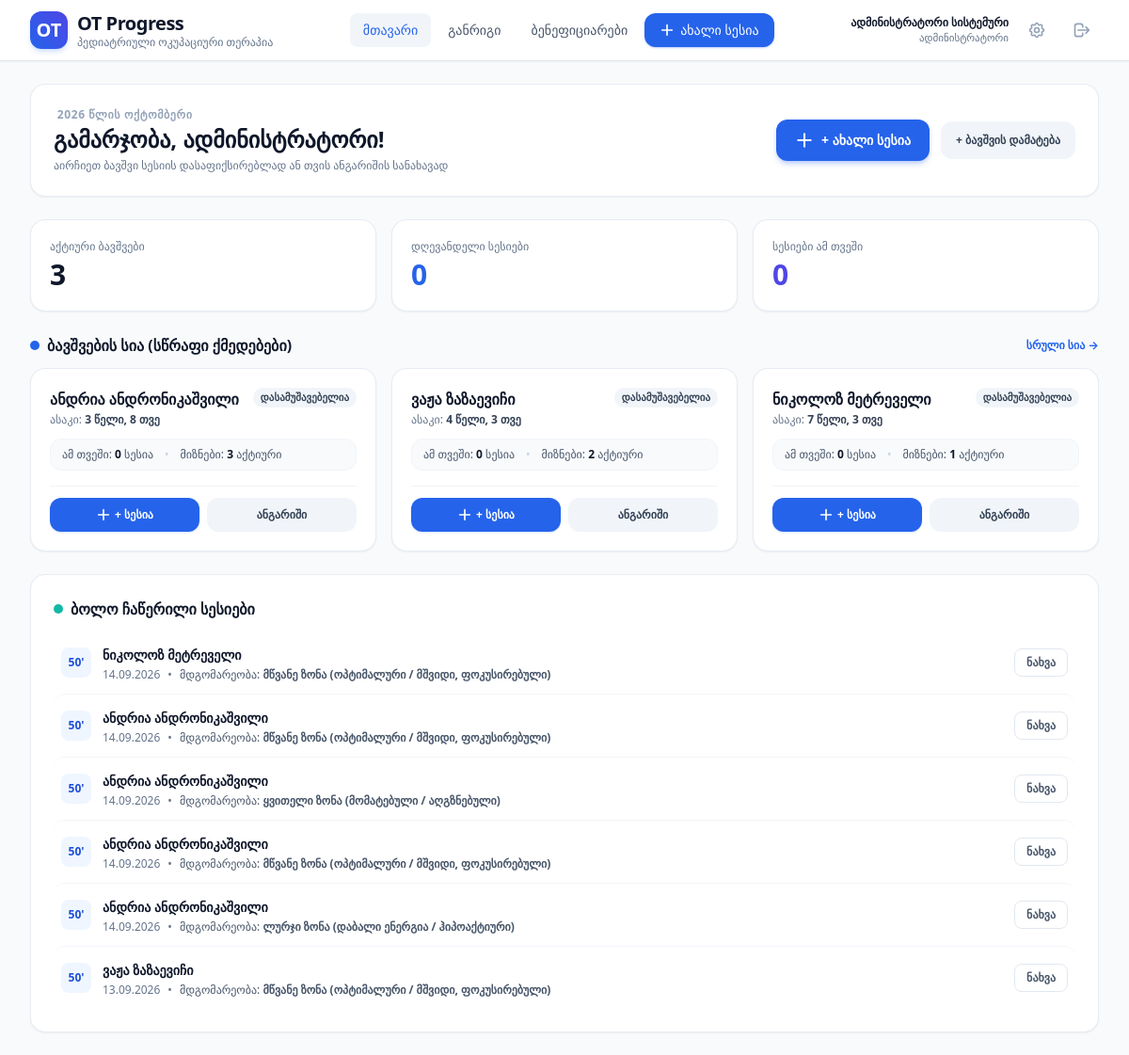
Before: / (signed in) with the older database file.
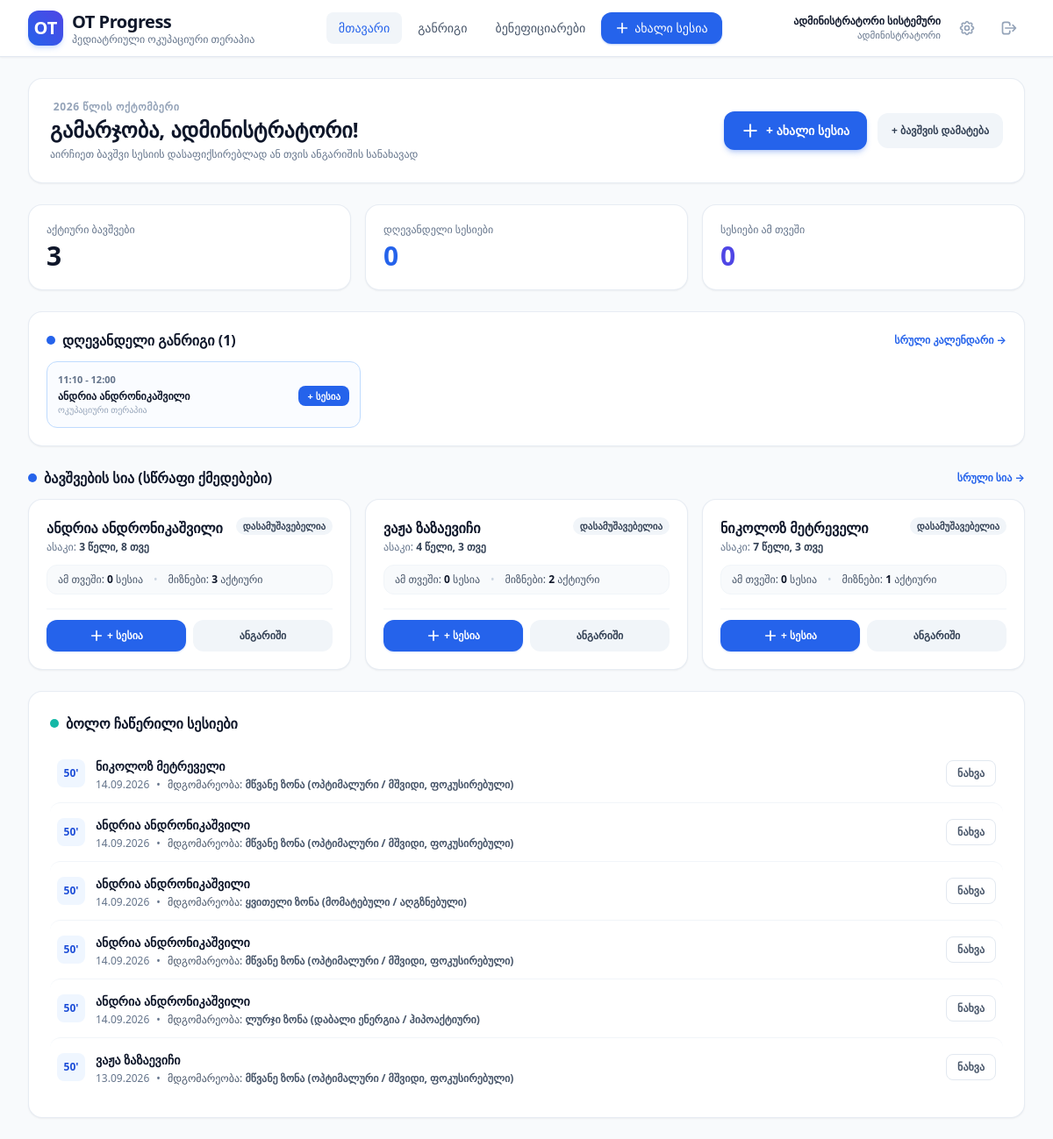
After: the same page with the newer database file.
### core/models.py (models this page shows, shortened)
class Beneficiary(models.Model):
    first_name = models.CharField(max_length=100, verbose_name="სახელი")
    last_name = models.CharField(max_length=100, verbose_name="გვარი")
    date_of_birth = models.DateField(verbose_name="დაბადების თარიღი")
    start_date = models.DateField(default=timezone.now, verbose_name="თერაპიის დაწყების თარიღი")
    therapist = models.ForeignKey(
        TherapistProfile,
        on_delete=models.SET_NULL,
        null=True,
        blank=True,
        related_name="beneficiaries",
        verbose_name="თერაპევტი"
    )
    session_duration_minutes = models.PositiveIntegerField(default=50, verbose_name="სესიის ხანგრძლივობა (წთ)")
    weekly_sessions_planned = models.PositiveIntegerField(default=2, verbose_name="კვირაში დაგეგმილი სესიები")
    notes = models.TextField(blank=True, verbose_name="დამატებითი მოკლე ინფორმაცია")
    is_active = models.BooleanField(default=True, verbose_name="აქტიურია")
    created_at = models.DateTimeField(auto_now_add=True, verbose_name="შექმნის დრო")
    class Meta:
        verbose_name = "ბენეფიციარი"
        verbose_name_plural = "ბენეფიციარები"
        ordering = ["first_name", "last_name"]
    @property
    def full_name(self):
        return f"{self.first_name} {self.last_name}"
    @property
    def age_display(self):
        today = date.today()
        if not self.date_of_birth:
            return ""
        years = today.year - self.date_of_birth.year
        months = today.month - self.date_of_birth.month
        if today.day < self.date_of_birth.day:
            months -= 1
        if months < 0:
            years -= 1
            months += 12
        if years <= 0:
            return f"{months} თვე"
        return f"{years} წელი, {months} თვე" if months > 0 else f"{years} წელი"

class Session(models.Model):
    ALERT_ZONE_CHOICES = [
        ("blue", "ლურჯი ზონა (დაბალი ენერგია / ჰიპოაქტიური)"),
        ("green", "მწვანე ზონა (ოპტიმალური / მშვიდი, ფოკუსირებული)"),
        ("yellow", "ყვითელი ზონა (მომატებული / აღგზნებული)"),
        ("red", "წითელი ზონა (კრიზისი / დისტრესი)"),
    ]
    INITIAL_STATE_CHOICES = ALERT_ZONE_CHOICES
    FINAL_STATE_CHOICES = ALERT_ZONE_CHOICES
    beneficiary = models.ForeignKey(
        Beneficiary,
        on_delete=models.CASCADE,
        related_name="sessions",
        verbose_name="ბენეფიციარი"
    )
    therapist = models.ForeignKey(
        TherapistProfile,
        on_delete=models.SET_NULL,
        null=True,
        blank=True,
        related_name="sessions",
        verbose_name="თერაპევტი"
    )
    date = models.DateField(default=timezone.now, verbose_name="სესიის თარიღი")
    duration_minutes = models.PositiveIntegerField(default=50, verbose_name="ხანგრძლივობა (წთ)")
    initial_state = models.CharField(
        max_length=30,
        choices=INITIAL_STATE_CHOICES,
        default="green",
        verbose_name="საწყისი რეგულაციის ზონა"
    )
    final_state = models.CharField(
        max_length=30,
        choices=FINAL_STATE_CHOICES,
        default="green",
        verbose_name="საბოლოო რეგულაციის ზონა"
    )
    challenges = models.JSONField(default=list, blank=True, verbose_name="სესიის გამოწვევები (ჩეკბოქსები)")
    goals = models.ManyToManyField(
        Goal,
        through="SessionGoal",
        blank=True,
        related_name="sessions",
        verbose_name="სესიის მიზნები"
    )
    functional_outcomes = models.ManyToManyField(
        FunctionalOutcome,
        blank=True,
        related_name="sessions",
        verbose_name="ფუნქციური შედეგები"
    )
    notes = models.TextField(blank=True, verbose_name="მოკლე პროფესიული ჩანაწერი")
    created_at = models.DateTimeField(auto_now_add=True, verbose_name="შექმნის დრო")
    updated_at = models.DateTimeField(auto_now=True, verbose_name="განახლების დრო")
    class Meta:
        verbose_name = "სესია"
        verbose_name_plural = "სესიები"
        ordering = ["-date", "-created_at"]

class ScheduleSlot(models.Model):
    STATUS_CHOICES = [
        ("scheduled", "დაგეგმილი"),
        ("completed", "ჩატარდა"),
        ("missed", "გაცდენა"),
    ]
    THERAPY_TYPES = [
        ("ოკუპაციური თერაპია", "ოკუპაციური თერაპია"),
        ("სენსორული ინტეგრაცია", "სენსორული ინტეგრაცია"),
        ("კვების თერაპია", "კვების თერაპია"),
        ("მოტორული უნარები", "მოტორული უნარები"),
        ("პირველადი შეფასება", "პირველადი შეფასება"),
    ]
    therapist = models.ForeignKey(
        TherapistProfile,
        on_delete=models.CASCADE,
        related_name="schedule_slots",
        verbose_name="თერაპევტი"
    )
    beneficiary = models.ForeignKey(
        Beneficiary,
        on_delete=models.CASCADE,
        related_name="schedule_slots",
        verbose_name="ბენეფიციარი"
    )
    date = models.DateField(default=timezone.now, verbose_name="თარიღი")
    start_time = models.TimeField(verbose_name="დაწყების დრო")
    duration_minutes = models.PositiveIntegerField(default=50, verbose_name="ხანგრძლივობა (წთ)")
    end_time = models.TimeField(null=True, blank=True, verbose_name="დასრულების დრო")
    therapy_type = models.CharField(max_length=100, default="ოკუპაციური თერაპია", verbose_name="თერაპია")
    status = models.CharField(max_length=20, choices=STATUS_CHOICES, default="scheduled", verbose_name="სტატუსი")
    notes = models.CharField(max_length=255, blank=True, verbose_name="შენიშვნა")
    session = models.ForeignKey(
        "Session",
        on_delete=models.SET_NULL,
        null=True,
        blank=True,
        related_name="schedule_slots",
        verbose_name="მიბმული სესია"
    )
    series_id = models.UUIDField(null=True, blank=True, db_index=True, verbose_name="სერიის ID")
    created_at = models.DateTimeField(auto_now_add=True, verbose_name="შექმნის დრო")
    class Meta:
        verbose_name = "განრიგის ვიზიტი"
        verbose_name_plural = "განრიგის ვიზიტები"
        ordering = ["date", "start_time"]
    @property
    def time_range_display(self):
        s = self.start_time.strftime("%H:%M")
        e = self.end_time.strftime("%H:%M") if self.end_time else ""
        return f"{s} - {e}" if e else s

### core/views.py (the view)
# urls.py: path("", views.dashboard_view, name="dashboard"),
@login_required
def dashboard_view(request):
    user = request.user
    beneficiaries = get_user_beneficiaries(user).filter(is_active=True)
    today = date.today()
    current_year = today.year
    current_month = today.month
    sessions_qs = Session.objects.filter(beneficiary__in=beneficiaries)
    today_sessions = sessions_qs.filter(date=today)
    month_sessions_count = sessions_qs.filter(date__year=current_year, date__month=current_month).count()
    beneficiary_cards = []
    for b in beneficiaries:
        b_sessions_count = b.sessions.filter(date__year=current_year, date__month=current_month).count()
        active_goals_count = b.goals.filter(status="active").count()
        has_finalized_report = b.monthly_reports.filter(year=current_year, month=current_month, is_finalized=True).exists()
        has_draft_report = b.monthly_reports.filter(year=current_year, month=current_month, is_finalized=False).exists()
        if has_finalized_report:
            rep_status = "მზად არის"
            rep_badge_class = "bg-emerald-100 text-emerald-800"
        elif has_draft_report:
            rep_status = "სამუშაო ვერსია"
            rep_badge_class = "bg-amber-100 text-amber-800"
        else:
            rep_status = "დასამუშავებელია"
            rep_badge_class = "bg-slate-100 text-slate-700"
        beneficiary_cards.append({
            "beneficiary": b,
            "month_sessions": b_sessions_count,
            "active_goals": active_goals_count,
            "report_status": rep_status,
            "rep_badge_class": rep_badge_class
        })
    recent_sessions = sessions_qs.order_by("-date", "-created_at")[:6]
    profile, _ = TherapistProfile.objects.get_or_create(user=user)
    if user.is_superuser or user.is_staff or profile.is_admin_role:
        today_slots = ScheduleSlot.objects.filter(date=today).select_related("beneficiary").order_by("start_time")
    else:
        today_slots = ScheduleSlot.objects.filter(
            Q(therapist=profile) | Q(therapist__isnull=True),
            date=today
        ).select_related("beneficiary").order_by("start_time")
    context = {
        "beneficiary_cards": beneficiary_cards,
        "beneficiaries_total": beneficiaries.count(),
        "today_sessions_count": today_sessions.count(),
        "today_sessions": today_sessions,
        "today_slots": today_slots,
        "month_sessions_count": month_sessions_count,
        "recent_sessions": recent_sessions,
        "current_month_name": MonthlyReport.MONTH_NAMES.get(current_month, str(current_month)),
        "current_year": current_year,
    }
    return render(request, "core/dashboard.html", context)

### core/views.py (called while the page is built)
def get_user_beneficiaries(user):
    if not user.is_authenticated:
        return Beneficiary.objects.none()
    if user.is_superuser or user.is_staff:
        return Beneficiary.objects.all()
    profile, _ = TherapistProfile.objects.get_or_create(user=user)
    if profile.is_admin_role:
        return Beneficiary.objects.all()
    return Beneficiary.objects.filter(Q(therapist=profile) | Q(therapist__isnull=True))

### templates/core/dashboard.html (shortened to what the changed rows need)
{% extends "base.html" %}
{% block content %}
<div class="space-y-6 max-w-6xl mx-auto"> <div class="flex flex-col sm:flex-row sm:items-center justify-between gap-4 bg-white rounded-2xl p-5 sm:p-6 border border-slate-200/80 shadow-sm"> <div>  <h1 class="text-xl sm:text-2xl font-black text-slate-900 mt-0.5"> გამარჯობა, {{ user.first_name|default:user.username }}!
            </h1>  </div> </div> {% if today_slots %}
    <div class="bg-white rounded-2xl p-5 border border-slate-200/80 shadow-sm space-y-3">
        <div class="flex items-center justify-between">
            <h2 class="text-base font-bold text-slate-900 flex items-center">
                <span class="w-2.5 h-2.5 rounded-full bg-blue-600 mr-2"></span> დღევანდელი განრიგი ({{ today_slots|length }})
            </h2>
            <a href="{% url 'schedule' %}" class="text-xs font-bold text-blue-600 hover:text-blue-800">
                სრული კალენდარი →
            </a>
        </div>
        <div class="grid grid-cols-1 sm:grid-cols-2 md:grid-cols-3 gap-2.5">
            {% for slot in today_slots %}
            <div class="p-3 rounded-xl border {% if slot.status == 'completed' %}border-emerald-200 bg-emerald-50/40{% elif slot.status == 'missed' %}border-rose-200 bg-rose-50/40{% else %}border-blue-200 bg-blue-50/30{% endif %} flex items-center justify-between">
                <div>
                    <div class="text-[11px] font-bold text-slate-500">{{ slot.time_range_display }}</div>
                    <div class="text-xs font-bold text-slate-900 mt-0.5">{{ slot.beneficiary.full_name }}</div>
                    <div class="text-[10px] text-slate-400">{{ slot.therapy_type }}</div>
                </div>
                <div>
                    {% if slot.status == 'completed' %}
                        <span class="text-[10px] font-bold px-2 py-0.5 rounded bg-emerald-100 text-emerald-800">ჩატარდა</span>
                    {% elif slot.status == 'missed' %}
                        <span class="text-[10px] font-bold px-2 py-0.5 rounded bg-rose-100 text-rose-800">გაცდენა</span>
                    {% else %}
                        <a href="{% url 'session_create' %}?beneficiary_id={{ slot.beneficiary.id }}&slot_id={{ slot.id }}" class="text-[11px] font-bold px-2.5 py-1 rounded-lg bg-blue-600 text-white hover:bg-blue-700 transition shadow-xs">
                            + სესია
                        </a>
                    {% endif %}
                </div>
            </div>
            {% endfor %}
        </div>
    </div>
    {% endif %}
     <div class="space-y-3"> <div class="flex items-center justify-between"> <h2 class="text-base font-bold text-slate-900 flex items-center"> <span class="w-2.5 h-2.5 rounded-full bg-blue-600 mr-2"></span> ბავშვების სია (სწრაფი ქმედებები)
            </h2>  </div> <div class="grid grid-cols-1 md:grid-cols-2 lg:grid-cols-3 gap-4"> {% for item in beneficiary_cards %}
            <div class="bg-white rounded-2xl p-5 border border-slate-200/80 shadow-sm hover:border-blue-200 hover:shadow-md transition flex flex-col justify-between"> <div>  <div class="flex items-start justify-between"> <div> <a href="{% url 'beneficiary_detail' item.beneficiary.id %}" class="text-base font-bold text-slate-900 hover:text-blue-600 transition block"> {{ item.beneficiary.full_name }}
                            </a> <div class="text-xs text-slate-500 mt-0.5"> ასაკი: <strong class="text-slate-700">{{ item.beneficiary.age_display }}</strong> </div> </div> <span class="px-2 py-0.5 rounded-full text-[11px] font-bold {{ item.rep_badge_class }}"> {{ item.report_status }}
                        </span> </div>  <div class="flex items-center space-x-3 mt-3 py-2 px-3 bg-slate-50 rounded-xl text-xs text-slate-600 border border-slate-100"> <div>ამ თვეში: <strong class="text-slate-900 font-bold">{{ item.month_sessions }}</strong> სესია</div> <span class="text-slate-300">•</span> <div>მიზნები: <strong class="text-slate-900 font-bold">{{ item.active_goals }}</strong> აქტიური</div> </div> </div>  <div class="mt-4 pt-3 border-t border-slate-100 grid grid-cols-2 gap-2"> <a href="{% url 'beneficiary_session_create' item.beneficiary.id %}"
                       class="py-2.5 px-3 bg-blue-600 hover:bg-blue-700 text-white rounded-xl text-xs font-bold text-center shadow-sm shadow-blue-600/20 transition flex items-center justify-center"> <svg class="w-4 h-4 mr-1" fill="none" stroke="currentColor" viewBox="0 0 24 24"><path stroke-linecap="round" stroke-linejoin="round" stroke-width="2.5" d="M12 4v16m8-8H4"></path></svg> + სესია
                    </a> <a href="{% url 'monthly_report_create' item.beneficiary.id %}"
                       class="py-2.5 px-3 bg-slate-100 hover:bg-slate-200 text-slate-700 rounded-xl text-xs font-bold text-center transition flex items-center justify-center"> ანგარიში
                    </a> </div> </div> {% endfor %}
        </div> </div>  <div class="bg-white rounded-2xl p-5 sm:p-6 border border-slate-200/80 shadow-sm"> <div class="flex items-center justify-between mb-3"> <h2 class="text-base font-bold text-slate-900 flex items-center"> <span class="w-2.5 h-2.5 rounded-full bg-teal-500 mr-2"></span> ბოლო ჩაწერილი სესიები
            </h2> </div> <div class="divide-y divide-slate-100"> {% for s in recent_sessions %}
            <div class="py-3 flex items-center justify-between gap-3 hover:bg-slate-50/50 rounded-xl px-2 transition"> <div class="flex items-center space-x-3"> <div class="w-8 h-8 rounded-lg bg-blue-50 text-blue-700 flex items-center justify-center font-bold text-xs"> {{ s.duration_minutes }}'
                    </div> <div> <a href="{% url 'session_detail' s.id %}" class="text-sm font-bold text-slate-900 hover:text-blue-600 transition"> {{ s.beneficiary.full_name }}
                        </a> <div class="text-xs text-slate-500 flex items-center space-x-2 mt-0.5"> <span>{{ s.date|date:"d.m.Y" }}</span> <span>•</span> <span class="text-slate-600">მდგომარეობა: <strong>{{ s.get_final_state_display }}</strong></span> </div> </div> </div> <div class="flex items-center space-x-2"> <a href="{% url 'session_detail' s.id %}" class="px-3 py-1.5 rounded-lg border border-slate-200 text-xs font-semibold text-slate-600 hover:bg-slate-100 transition"> ნახვა
                    </a> </div> </div> {% empty %}
            <div class="py-6 text-center text-slate-400 text-xs"> ჩანაწერები ჯერ არ ფიქსირდება.
            </div> {% endfor %}
        </div> </div> </div>
{% endblock %}

Changed rows visible on the page:
added ScheduleSlot: time_range_display "11:10 - 12:00", beneficiary.full_name "ანდრია ანდრონიკაშვილი", therapy_type "ოკუპაციური თერაპია"
Other visible differences:
{{ today_slots|length }}: (not shown) → "1"
text now shown: "დღევანდელი განრიგი ( ) სრული კალენდარი →"
